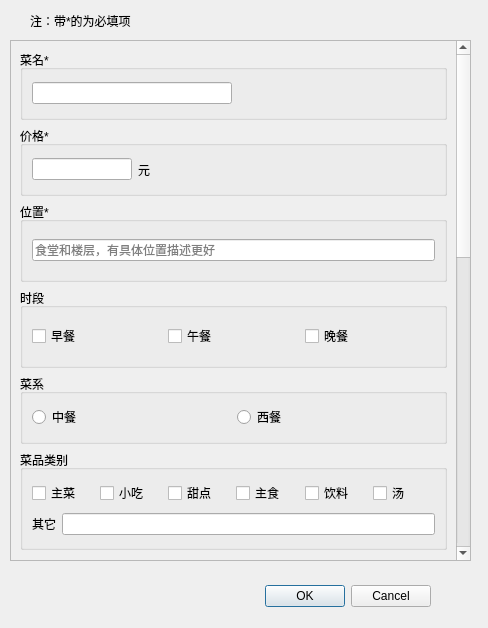
<?xml version="1.0" encoding="UTF-8"?>
<ui version="4.0">
 <class>AddDialog</class>
 <widget class="QDialog" name="AddDialog">
  <property name="geometry">
   <rect>
    <x>0</x>
    <y>0</y>
    <width>488</width>
    <height>628</height>
   </rect>
  </property>
  <property name="minimumSize">
   <size>
    <width>488</width>
    <height>628</height>
   </size>
  </property>
  <property name="maximumSize">
   <size>
    <width>488</width>
    <height>628</height>
   </size>
  </property>
  <property name="windowTitle">
   <string>添加菜品</string>
  </property>
  <widget class="QDialogButtonBox" name="buttonBox">
   <property name="geometry">
    <rect>
     <x>90</x>
     <y>580</y>
     <width>341</width>
     <height>32</height>
    </rect>
   </property>
   <property name="orientation">
    <enum>Qt::Horizontal</enum>
   </property>
   <property name="standardButtons">
    <set>QDialogButtonBox::Cancel|QDialogButtonBox::Ok</set>
   </property>
  </widget>
  <widget class="QScrollArea" name="scrollArea">
   <property name="geometry">
    <rect>
     <x>10</x>
     <y>40</y>
     <width>461</width>
     <height>521</height>
    </rect>
   </property>
   <property name="widgetResizable">
    <bool>true</bool>
   </property>
   <widget class="QWidget" name="scrollAreaWidgetContents">
    <property name="geometry">
     <rect>
      <x>0</x>
      <y>0</y>
      <width>438</width>
      <height>1277</height>
     </rect>
    </property>
    <layout class="QVBoxLayout" name="verticalLayout_2">
     <item>
      <widget class="QGroupBox" name="groupBox_9">
       <property name="minimumSize">
        <size>
         <width>0</width>
         <height>70</height>
        </size>
       </property>
       <property name="title">
        <string>菜名*</string>
       </property>
       <layout class="QVBoxLayout" name="verticalLayout_6">
        <item>
         <widget class="QLineEdit" name="lineName">
          <property name="maximumSize">
           <size>
            <width>200</width>
            <height>16777215</height>
           </size>
          </property>
         </widget>
        </item>
       </layout>
      </widget>
     </item>
     <item>
      <widget class="QGroupBox" name="groupBox_10">
       <property name="minimumSize">
        <size>
         <width>0</width>
         <height>70</height>
        </size>
       </property>
       <property name="title">
        <string>价格*</string>
       </property>
       <layout class="QVBoxLayout" name="verticalLayout_7">
        <item>
         <layout class="QHBoxLayout" name="horizontalLayout_16">
          <item>
           <widget class="QLineEdit" name="linePrice">
            <property name="maximumSize">
             <size>
              <width>100</width>
              <height>16777215</height>
             </size>
            </property>
           </widget>
          </item>
          <item>
           <widget class="QLabel" name="label_3">
            <property name="text">
             <string>元</string>
            </property>
           </widget>
          </item>
         </layout>
        </item>
       </layout>
      </widget>
     </item>
     <item>
      <widget class="QGroupBox" name="groupBox_2">
       <property name="minimumSize">
        <size>
         <width>0</width>
         <height>80</height>
        </size>
       </property>
       <property name="title">
        <string>位置*</string>
       </property>
       <layout class="QHBoxLayout" name="horizontalLayout_2">
        <item>
         <widget class="QLineEdit" name="line_place">
          <property name="placeholderText">
           <string>食堂和楼层，有具体位置描述更好</string>
          </property>
         </widget>
        </item>
       </layout>
      </widget>
     </item>
     <item>
      <widget class="QGroupBox" name="groupBox">
       <property name="minimumSize">
        <size>
         <width>0</width>
         <height>80</height>
        </size>
       </property>
       <property name="title">
        <string>时段</string>
       </property>
       <layout class="QHBoxLayout" name="horizontalLayout">
        <item>
         <widget class="QCheckBox" name="chbxBreakfast">
          <property name="text">
           <string>早餐</string>
          </property>
         </widget>
        </item>
        <item>
         <widget class="QCheckBox" name="chbxLunch">
          <property name="text">
           <string>午餐</string>
          </property>
         </widget>
        </item>
        <item>
         <widget class="QCheckBox" name="chbkDinner">
          <property name="text">
           <string>晚餐</string>
          </property>
         </widget>
        </item>
       </layout>
      </widget>
     </item>
     <item>
      <widget class="QGroupBox" name="groupBox_8">
       <property name="minimumSize">
        <size>
         <width>0</width>
         <height>70</height>
        </size>
       </property>
       <property name="title">
        <string>菜系</string>
       </property>
       <layout class="QHBoxLayout" name="horizontalLayout_15">
        <item>
         <widget class="QRadioButton" name="rbChinese">
          <property name="text">
           <string>中餐</string>
          </property>
         </widget>
        </item>
        <item>
         <widget class="QRadioButton" name="rbWestern">
          <property name="text">
           <string>西餐</string>
          </property>
         </widget>
        </item>
       </layout>
      </widget>
     </item>
     <item>
      <widget class="QGroupBox" name="groupBox_3">
       <property name="minimumSize">
        <size>
         <width>0</width>
         <height>100</height>
        </size>
       </property>
       <property name="title">
        <string>菜品类别</string>
       </property>
       <layout class="QVBoxLayout" name="verticalLayout_3">
        <item>
         <layout class="QHBoxLayout" name="horizontalLayout_4">
          <item>
           <widget class="QCheckBox" name="cbMaindish">
            <property name="text">
             <string>主菜</string>
            </property>
           </widget>
          </item>
          <item>
           <widget class="QCheckBox" name="cbSnack">
            <property name="text">
             <string>小吃</string>
            </property>
           </widget>
          </item>
          <item>
           <widget class="QCheckBox" name="cbDessert">
            <property name="text">
             <string>甜点</string>
            </property>
           </widget>
          </item>
          <item>
           <widget class="QCheckBox" name="cbStaple">
            <property name="text">
             <string>主食</string>
            </property>
           </widget>
          </item>
          <item>
           <widget class="QCheckBox" name="cbDrinks">
            <property name="minimumSize">
             <size>
              <width>59</width>
              <height>0</height>
             </size>
            </property>
            <property name="text">
             <string>饮料</string>
            </property>
           </widget>
          </item>
          <item>
           <widget class="QCheckBox" name="cbSoup">
            <property name="text">
             <string>汤</string>
            </property>
           </widget>
          </item>
         </layout>
        </item>
        <item>
         <layout class="QHBoxLayout" name="horizontalLayout_3">
          <item>
           <widget class="QLabel" name="label">
            <property name="text">
             <string>其它</string>
            </property>
           </widget>
          </item>
          <item>
           <widget class="QLineEdit" name="line_otherType"/>
          </item>
         </layout>
        </item>
       </layout>
      </widget>
     </item>
     <item>
      <widget class="QGroupBox" name="groupBox_4">
       <property name="minimumSize">
        <size>
         <width>0</width>
         <height>135</height>
        </size>
       </property>
       <property name="title">
        <string>主要成分</string>
       </property>
       <layout class="QVBoxLayout" name="verticalLayout">
        <item>
         <layout class="QHBoxLayout" name="horizontalLayout_5">
          <item>
           <widget class="QCheckBox" name="cbRice">
            <property name="minimumSize">
             <size>
              <width>0</width>
              <height>20</height>
             </size>
            </property>
            <property name="text">
             <string>米</string>
            </property>
           </widget>
          </item>
          <item>
           <widget class="QCheckBox" name="cbNoodle">
            <property name="text">
             <string>面</string>
            </property>
           </widget>
          </item>
          <item>
           <widget class="QCheckBox" name="cbChicken">
            <property name="text">
             <string>鸡肉</string>
            </property>
           </widget>
          </item>
          <item>
           <widget class="QCheckBox" name="cbPork">
            <property name="text">
             <string>猪肉</string>
            </property>
           </widget>
          </item>
          <item>
           <widget class="QCheckBox" name="cbBeef">
            <property name="text">
             <string>牛肉</string>
            </property>
           </widget>
          </item>
         </layout>
        </item>
        <item>
         <layout class="QHBoxLayout" name="horizontalLayout_6">
          <item>
           <widget class="QCheckBox" name="cbFish">
            <property name="minimumSize">
             <size>
              <width>0</width>
              <height>20</height>
             </size>
            </property>
            <property name="text">
             <string>鱼</string>
            </property>
           </widget>
          </item>
          <item>
           <widget class="QCheckBox" name="cbSeafood">
            <property name="text">
             <string>海鲜</string>
            </property>
           </widget>
          </item>
          <item>
           <widget class="QCheckBox" name="cbToufu">
            <property name="text">
             <string>豆腐</string>
            </property>
           </widget>
          </item>
          <item>
           <widget class="QCheckBox" name="cbEgg">
            <property name="text">
             <string>鸡蛋</string>
            </property>
           </widget>
          </item>
          <item>
           <widget class="QCheckBox" name="cbMushroom">
            <property name="text">
             <string>蘑菇</string>
            </property>
           </widget>
          </item>
         </layout>
        </item>
        <item>
         <layout class="QHBoxLayout" name="horizontalLayout_19">
          <item>
           <widget class="QLabel" name="label_4">
            <property name="text">
             <string>其它</string>
            </property>
           </widget>
          </item>
          <item>
           <widget class="QLineEdit" name="line_material">
            <property name="minimumSize">
             <size>
              <width>0</width>
              <height>21</height>
             </size>
            </property>
           </widget>
          </item>
         </layout>
        </item>
       </layout>
      </widget>
     </item>
     <item>
      <widget class="QGroupBox" name="groupBox_5">
       <property name="minimumSize">
        <size>
         <width>0</width>
         <height>120</height>
        </size>
       </property>
       <property name="title">
        <string>烹饪方法</string>
       </property>
       <layout class="QVBoxLayout" name="verticalLayout_9">
        <item>
         <layout class="QHBoxLayout" name="horizontalLayout_7">
          <item>
           <widget class="QRadioButton" name="radioButton">
            <property name="text">
             <string>炒</string>
            </property>
           </widget>
          </item>
          <item>
           <widget class="QRadioButton" name="rbKao">
            <property name="text">
             <string>烤</string>
            </property>
           </widget>
          </item>
          <item>
           <widget class="QRadioButton" name="rbZha">
            <property name="text">
             <string>炸</string>
            </property>
           </widget>
          </item>
          <item>
           <widget class="QRadioButton" name="rbZhu">
            <property name="text">
             <string>煮</string>
            </property>
           </widget>
          </item>
          <item>
           <widget class="QRadioButton" name="rbZheng">
            <property name="text">
             <string>蒸</string>
            </property>
           </widget>
          </item>
          <item>
           <widget class="QRadioButton" name="rbJian">
            <property name="text">
             <string>煎</string>
            </property>
           </widget>
          </item>
          <item>
           <widget class="QRadioButton" name="rbXun">
            <property name="text">
             <string>熏</string>
            </property>
           </widget>
          </item>
          <item>
           <widget class="QRadioButton" name="rbDun">
            <property name="text">
             <string>炖</string>
            </property>
           </widget>
          </item>
         </layout>
        </item>
        <item>
         <layout class="QHBoxLayout" name="horizontalLayout_20">
          <item>
           <widget class="QRadioButton" name="rbOtherMethod">
            <property name="text">
             <string>其它</string>
            </property>
           </widget>
          </item>
          <item>
           <widget class="QLineEdit" name="line_method"/>
          </item>
         </layout>
        </item>
       </layout>
      </widget>
     </item>
     <item>
      <widget class="QGroupBox" name="groupBox_6">
       <property name="minimumSize">
        <size>
         <width>0</width>
         <height>160</height>
        </size>
       </property>
       <property name="title">
        <string>口味、口感</string>
       </property>
       <property name="alignment">
        <set>Qt::AlignLeading|Qt::AlignLeft|Qt::AlignVCenter</set>
       </property>
       <layout class="QVBoxLayout" name="verticalLayout_4">
        <item>
         <layout class="QHBoxLayout" name="horizontalLayout_8">
          <item>
           <widget class="QCheckBox" name="cbSour">
            <property name="text">
             <string>酸</string>
            </property>
            <property name="tristate">
             <bool>false</bool>
            </property>
           </widget>
          </item>
          <item>
           <widget class="QCheckBox" name="cbSweet">
            <property name="text">
             <string>甜</string>
            </property>
           </widget>
          </item>
          <item>
           <widget class="QCheckBox" name="cbBitter">
            <property name="text">
             <string>苦</string>
            </property>
           </widget>
          </item>
          <item>
           <widget class="QCheckBox" name="cbSpicy">
            <property name="text">
             <string>辣</string>
            </property>
           </widget>
          </item>
          <item>
           <widget class="QCheckBox" name="cbSalty">
            <property name="text">
             <string>咸</string>
            </property>
           </widget>
          </item>
          <item>
           <widget class="QCheckBox" name="cbFresh">
            <property name="text">
             <string>鲜</string>
            </property>
           </widget>
          </item>
         </layout>
        </item>
        <item>
         <layout class="QHBoxLayout" name="horizontalLayout_9">
          <item>
           <widget class="QCheckBox" name="cbSong">
            <property name="text">
             <string>松</string>
            </property>
           </widget>
          </item>
          <item>
           <widget class="QCheckBox" name="cbNen">
            <property name="text">
             <string>嫩</string>
            </property>
           </widget>
          </item>
          <item>
           <widget class="QCheckBox" name="cbCui">
            <property name="text">
             <string>脆</string>
            </property>
           </widget>
          </item>
          <item>
           <widget class="QCheckBox" name="cbRuan">
            <property name="text">
             <string>软</string>
            </property>
           </widget>
          </item>
          <item>
           <widget class="QCheckBox" name="cbNuo">
            <property name="text">
             <string>糯</string>
            </property>
           </widget>
          </item>
          <item>
           <widget class="QCheckBox" name="cbLan">
            <property name="text">
             <string>烂</string>
            </property>
           </widget>
          </item>
         </layout>
        </item>
        <item>
         <layout class="QHBoxLayout" name="horizontalLayout_10">
          <item>
           <widget class="QCheckBox" name="cbSu">
            <property name="text">
             <string>酥</string>
            </property>
           </widget>
          </item>
          <item>
           <widget class="QCheckBox" name="cbMian">
            <property name="text">
             <string>绵</string>
            </property>
           </widget>
          </item>
          <item>
           <widget class="QCheckBox" name="cbShuang">
            <property name="text">
             <string>爽</string>
            </property>
           </widget>
          </item>
          <item>
           <widget class="QCheckBox" name="cbHua">
            <property name="text">
             <string>滑</string>
            </property>
           </widget>
          </item>
          <item>
           <widget class="QCheckBox" name="cbAverage">
            <property name="text">
             <string>平衡</string>
            </property>
           </widget>
          </item>
          <item>
           <widget class="QCheckBox" name="cbRich">
            <property name="text">
             <string>浓郁</string>
            </property>
           </widget>
          </item>
          <item>
           <widget class="QCheckBox" name="cbLight">
            <property name="text">
             <string>清淡</string>
            </property>
           </widget>
          </item>
         </layout>
        </item>
        <item>
         <layout class="QHBoxLayout" name="horizontalLayout_11">
          <item>
           <widget class="QLabel" name="label_2">
            <property name="text">
             <string>其它</string>
            </property>
           </widget>
          </item>
          <item>
           <widget class="QLineEdit" name="line_otherFlavor"/>
          </item>
         </layout>
        </item>
       </layout>
      </widget>
     </item>
     <item>
      <widget class="QGroupBox" name="groupBox_7">
       <property name="minimumSize">
        <size>
         <width>0</width>
         <height>130</height>
        </size>
       </property>
       <property name="title">
        <string>忌口、饮食限制</string>
       </property>
       <layout class="QVBoxLayout" name="verticalLayout_5">
        <item>
         <layout class="QHBoxLayout" name="horizontalLayout_12">
          <item>
           <widget class="QCheckBox" name="cbVegt">
            <property name="text">
             <string>全素</string>
            </property>
           </widget>
          </item>
          <item>
           <widget class="QCheckBox" name="cbQingzhen">
            <property name="text">
             <string>清真</string>
            </property>
           </widget>
          </item>
          <item>
           <widget class="QCheckBox" name="cbNoXiangcai">
            <property name="text">
             <string>无香菜</string>
            </property>
           </widget>
          </item>
         </layout>
        </item>
        <item>
         <layout class="QHBoxLayout" name="horizontalLayout_13">
          <item>
           <widget class="QCheckBox" name="cbLowTanshui">
            <property name="text">
             <string>低碳水</string>
            </property>
           </widget>
          </item>
          <item>
           <widget class="QCheckBox" name="cbLowSuger">
            <property name="text">
             <string>低糖</string>
            </property>
           </widget>
          </item>
          <item>
           <widget class="QCheckBox" name="cbLowOil">
            <property name="text">
             <string>低油</string>
            </property>
           </widget>
          </item>
         </layout>
        </item>
        <item>
         <layout class="QHBoxLayout" name="horizontalLayout_14">
          <item>
           <widget class="QCheckBox" name="cbNoMaifu">
            <property name="text">
             <string>无麦麸</string>
            </property>
           </widget>
          </item>
          <item>
           <widget class="QCheckBox" name="cbNoNut">
            <property name="text">
             <string>无坚果</string>
            </property>
           </widget>
          </item>
          <item>
           <widget class="QCheckBox" name="cbNoMilk">
            <property name="text">
             <string>无乳制品</string>
            </property>
           </widget>
          </item>
         </layout>
        </item>
       </layout>
      </widget>
     </item>
     <item>
      <widget class="QGroupBox" name="groupBox_11">
       <property name="minimumSize">
        <size>
         <width>0</width>
         <height>80</height>
        </size>
       </property>
       <property name="title">
        <string>上传图片*</string>
       </property>
       <layout class="QVBoxLayout" name="verticalLayout_8">
        <item>
         <layout class="QHBoxLayout" name="horizontalLayout_17">
          <item>
           <widget class="QLineEdit" name="line_photofile"/>
          </item>
          <item>
           <widget class="QPushButton" name="btnSelectPhoto">
            <property name="text">
             <string>选择文件</string>
            </property>
           </widget>
          </item>
         </layout>
        </item>
       </layout>
      </widget>
     </item>
     <item>
      <widget class="QGroupBox" name="groupBox_12">
       <property name="title">
        <string>评分</string>
       </property>
       <layout class="QHBoxLayout" name="horizontalLayout_18">
        <item>
         <widget class="StarButton" name="btnStar1">
          <property name="minimumSize">
           <size>
            <width>0</width>
            <height>40</height>
           </size>
          </property>
          <property name="styleSheet">
           <string notr="true">QPushButton{background:transparent;border:none;}</string>
          </property>
          <property name="text">
           <string/>
          </property>
          <property name="icon">
           <iconset resource="Dishes.qrc">
            <normaloff>:/images/star.svg</normaloff>:/images/star.svg</iconset>
          </property>
          <property name="iconSize">
           <size>
            <width>30</width>
            <height>30</height>
           </size>
          </property>
         </widget>
        </item>
        <item>
         <widget class="StarButton" name="btnStar2">
          <property name="minimumSize">
           <size>
            <width>0</width>
            <height>40</height>
           </size>
          </property>
          <property name="styleSheet">
           <string notr="true">QPushButton{background:transparent;border:none;}</string>
          </property>
          <property name="text">
           <string/>
          </property>
          <property name="icon">
           <iconset resource="Dishes.qrc">
            <normaloff>:/images/star.svg</normaloff>:/images/star.svg</iconset>
          </property>
          <property name="iconSize">
           <size>
            <width>30</width>
            <height>30</height>
           </size>
          </property>
         </widget>
        </item>
        <item>
         <widget class="StarButton" name="btnStar3">
          <property name="minimumSize">
           <size>
            <width>0</width>
            <height>40</height>
           </size>
          </property>
          <property name="styleSheet">
           <string notr="true">QPushButton{background:transparent;border:none;}</string>
          </property>
          <property name="text">
           <string/>
          </property>
          <property name="icon">
           <iconset resource="Dishes.qrc">
            <normaloff>:/images/star.svg</normaloff>:/images/star.svg</iconset>
          </property>
          <property name="iconSize">
           <size>
            <width>30</width>
            <height>30</height>
           </size>
          </property>
         </widget>
        </item>
        <item>
         <widget class="StarButton" name="btnStar4">
          <property name="minimumSize">
           <size>
            <width>0</width>
            <height>40</height>
           </size>
          </property>
          <property name="styleSheet">
           <string notr="true">QPushButton{background:transparent;border:none;}</string>
          </property>
          <property name="text">
           <string/>
          </property>
          <property name="icon">
           <iconset resource="Dishes.qrc">
            <normaloff>:/images/star.svg</normaloff>:/images/star.svg</iconset>
          </property>
          <property name="iconSize">
           <size>
            <width>30</width>
            <height>30</height>
           </size>
          </property>
         </widget>
        </item>
        <item>
         <widget class="StarButton" name="btnStar5">
          <property name="minimumSize">
           <size>
            <width>0</width>
            <height>40</height>
           </size>
          </property>
          <property name="styleSheet">
           <string notr="true">QPushButton{background:transparent;border:none;}</string>
          </property>
          <property name="text">
           <string/>
          </property>
          <property name="icon">
           <iconset resource="Dishes.qrc">
            <normaloff>:/images/star.svg</normaloff>:/images/star.svg</iconset>
          </property>
          <property name="iconSize">
           <size>
            <width>30</width>
            <height>30</height>
           </size>
          </property>
         </widget>
        </item>
       </layout>
      </widget>
     </item>
    </layout>
   </widget>
  </widget>
  <widget class="QLabel" name="label_5">
   <property name="geometry">
    <rect>
     <x>30</x>
     <y>10</y>
     <width>131</width>
     <height>21</height>
    </rect>
   </property>
   <property name="styleSheet">
    <string notr="true"/>
   </property>
   <property name="text">
    <string>注：带*的为必填项</string>
   </property>
  </widget>
 </widget>
 <customwidgets>
  <customwidget>
   <class>StarButton</class>
   <extends>QPushButton</extends>
   <header location="global">starbutton.h</header>
  </customwidget>
 </customwidgets>
 <resources>
  <include location="Dishes.qrc"/>
 </resources>
 <connections>
  <connection>
   <sender>buttonBox</sender>
   <signal>accepted()</signal>
   <receiver>AddDialog</receiver>
   <slot>accept()</slot>
   <hints>
    <hint type="sourcelabel">
     <x>248</x>
     <y>254</y>
    </hint>
    <hint type="destinationlabel">
     <x>157</x>
     <y>274</y>
    </hint>
   </hints>
  </connection>
  <connection>
   <sender>buttonBox</sender>
   <signal>rejected()</signal>
   <receiver>AddDialog</receiver>
   <slot>reject()</slot>
   <hints>
    <hint type="sourcelabel">
     <x>316</x>
     <y>260</y>
    </hint>
    <hint type="destinationlabel">
     <x>286</x>
     <y>274</y>
    </hint>
   </hints>
  </connection>
 </connections>
</ui>
